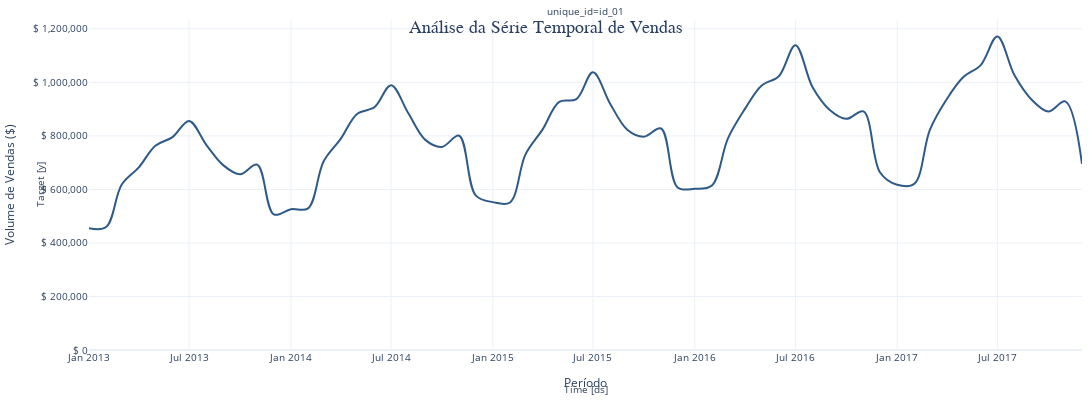

Write notebook code for a chart like this one.
### Code cell
# 1. Gerar o gráfico
fig = plot_series(
    df_grouped,
    engine='plotly',
    palette='Set2',
)

# 2. MODIFICAÇÃO PRINCIPAL: Mudar cor e grossura da LINHA ÚNICA
fig.data[0].line.color = '#2E5A88'  
fig.data[0].line.width = 2      

# Opcional: estilos adicionais
# fig.data[0].line.dash = 'solid'    # Sólida (padrão)
# fig.data[0].line.dash = 'dash'     # Tracejada
fig.data[0].line.shape = 'spline'  # Suavizada

# 3. Continuar com outras personalizações
fig.update_layout(
    title={
        'text': 'Análise da Série Temporal de Vendas',
        'x': 0.5,  # Centralizado horizontalmente
        'y': 0.95,  # Um pouco mais abaixo
        'font': {'size': 18, 'family': 'Arial'}  # Um pouco maior
    },
    yaxis_title='Volume de Vendas ($)',
    xaxis_title='Período',
    yaxis_tickformat=',.0f',
    yaxis_tickprefix='$ ',
    yaxis=dict(rangemode='tozero'),
    hovermode='x unified',
    plot_bgcolor='white',
    width=1200,
    height=400,
    # Melhorar legenda se houver
    showlegend=False  # Se tiver apenas uma linha, pode esconder a legenda
)

# 4. Personalizar o hover
fig.update_traces(
    hovertemplate='<b>Data:</b> %{x}<br>' +
                  '<b>Valor:</b> $ %{y:,.0f}<br>' +
                  '<extra></extra>'
)

# 5. Mostrar o gráfico
fig.show()

### Figure 1 — Plotly figure (JSON) as saved in the notebook; plotly's stock layout.template omitted (floating-point values rounded to 4 significant figures)
{"data": [{"hovertemplate": "<b>Data:</b> %{x}<br><b>Valor:</b> $ %{y:,.0f}<br><extra></extra>", "legendgroup": "y", "line": {"color": "#2E5A88", "shape": "spline", "width": 2}, "mode": "lines", "name": "y", "showlegend": true, "type": "scatter", "x": ["2013-01-01T00:00:00.000000000", "2013-02-01T00:00:00.000000000", "2013-03-01T00:00:00.000000000", "2013-04-01T00:00:00.000000000", "2013-05-01T00:00:00.000000000", "2013-06-01T00:00:00.000000000", "2013-07-01T00:00:00.000000000", "2013-08-01T00:00:00.000000000", "2013-09-01T00:00:00.000000000", "2013-10-01T00:00:00.000000000", "2013-11-01T00:00:00.000000000", "2013-12-01T00:00:00.000000000", "2014-01-01T00:00:00.000000000", "2014-02-01T00:00:00.000000000", "2014-03-01T00:00:00.000000000", "2014-04-01T00:00:00.000000000", "2014-05-01T00:00:00.000000000", "2014-06-01T00:00:00.000000000", "2014-07-01T00:00:00.000000000", "2014-08-01T00:00:00.000000000", "2014-09-01T00:00:00.000000000", "2014-10-01T00:00:00.000000000", "2014-11-01T00:00:00.000000000", "2014-12-01T00:00:00.000000000", "2015-01-01T00:00:00.000000000", "2015-02-01T00:00:00.000000000", "2015-03-01T00:00:00.000000000", "2015-04-01T00:00:00.000000000", "2015-05-01T00:00:00.000000000", "2015-06-01T00:00:00.000000000", "2015-07-01T00:00:00.000000000", "2015-08-01T00:00:00.000000000", "2015-09-01T00:00:00.000000000", "2015-10-01T00:00:00.000000000", "2015-11-01T00:00:00.000000000", "2015-12-01T00:00:00.000000000", "2016-01-01T00:00:00.000000000", "2016-02-01T00:00:00.000000000", "2016-03-01T00:00:00.000000000", "2016-04-01T00:00:00.000000000", "2016-05-01T00:00:00.000000000", "2016-06-01T00:00:00.000000000", "2016-07-01T00:00:00.000000000", "2016-08-01T00:00:00.000000000", "2016-09-01T00:00:00.000000000", "2016-10-01T00:00:00.000000000", "2016-11-01T00:00:00.000000000", "2016-12-01T00:00:00.000000000", "2017-01-01T00:00:00.000000000", "2017-02-01T00:00:00.000000000", "2017-03-01T00:00:00.000000000", "2017-04-01T00:00:00.000000000", "2017-05-01T00:00:00.000000000", "2017-06-01T00:00:00.000000000", "2017-07-01T00:00:00.000000000", "2017-08-01T00:00:00.000000000", "2017-09-01T00:00:00.000000000", "2017-10-01T00:00:00.000000000", "2017-11-01T00:00:00.000000000", "2017-12-01T00:00:00.000000000"], "xaxis": "x", "y": [454904, 459417, 617382, 682274, 763242, 795597, 855922, 766761, 689907, 656587, 692643, 506607, 525987, 529117, 704301, 788914, 882877, 906842, 989010, 885596, 785124, 758883, 800783, 578048, 552513, 551317, 730951, 824467, 926902, 937184, 1037350, 920401, 823332, 797253, 827645, 607572, 602439, 614957, 790881, 901950, 988730, 1022664, 1138718, 981494, 896831, 863637, 891448, 663411, 617306, 621369, 822667, 938862, 1020686, 1064624, 1171393, 1026403, 935263, 891160, 928837, 695170], "yaxis": "y"}], "layout": {"annotations": [{"font": {"size": 10}, "showarrow": false, "text": "unique_id=id_01", "x": 0.5, "xanchor": "center", "xref": "paper", "y": 1, "yanchor": "bottom", "yref": "paper"}, {"font": {"size": 10}, "showarrow": false, "text": "Time [ds]", "x": 0.5, "xanchor": "center", "xref": "paper", "y": 0, "yanchor": "top", "yref": "paper", "yshift": -30}, {"font": {"size": 10}, "showarrow": false, "text": "Target [y]", "textangle": -90, "x": 0, "xanchor": "right", "xref": "paper", "xshift": -40, "y": 0.5, "yanchor": "middle", "yref": "paper"}], "autosize": true, "font": {"size": 10}, "height": 400, "hovermode": "x unified", "margin": {"b": 50, "l": 60, "r": 10, "t": 20}, "plot_bgcolor": "white", "showlegend": false, "title": {"font": {"family": "Arial", "size": 18}, "text": "Análise da Série Temporal de Vendas", "x": 0.5, "y": 0.95}, "width": 1200, "xaxis": {"anchor": "y", "domain": [0, 1], "showticklabels": true, "title": {"text": "Período"}, "visible": true}, "yaxis": {"anchor": "x", "domain": [0, 1], "rangemode": "tozero", "tickformat": ",.0f", "tickprefix": "$ ", "title": {"text": "Volume de Vendas ($)"}}}}
